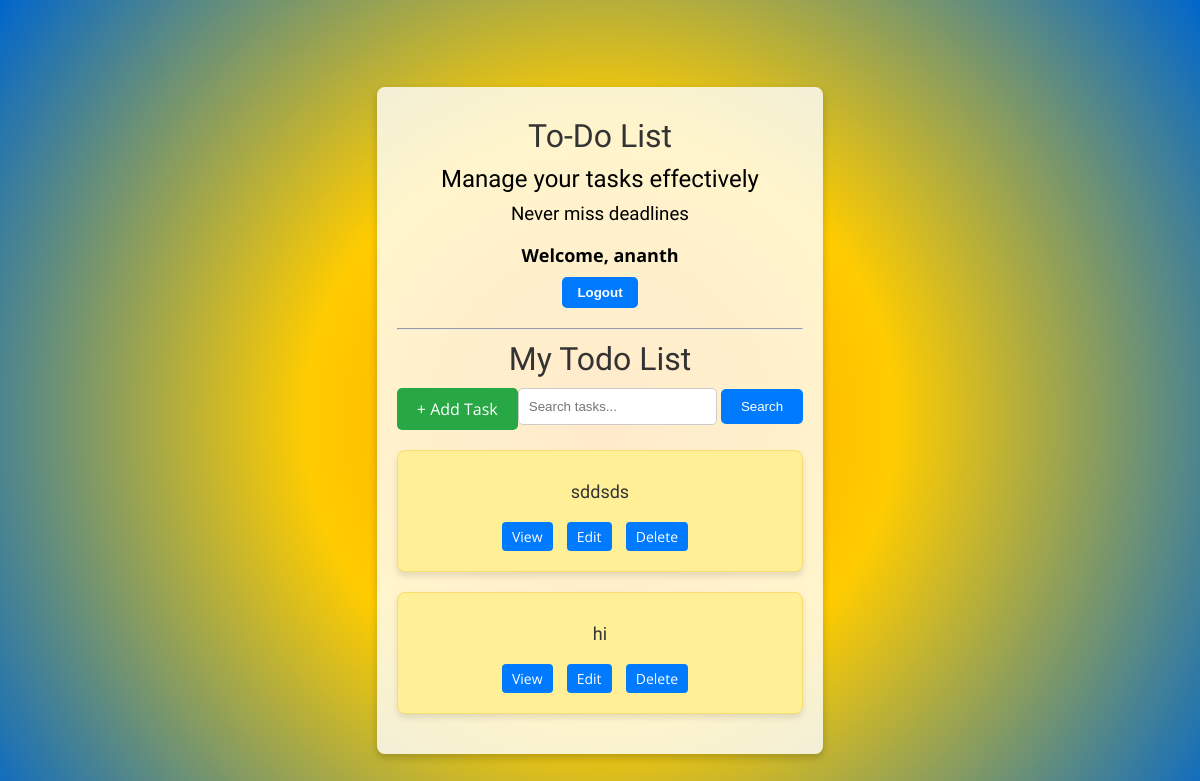
Before: / (signed in) with the older database file.
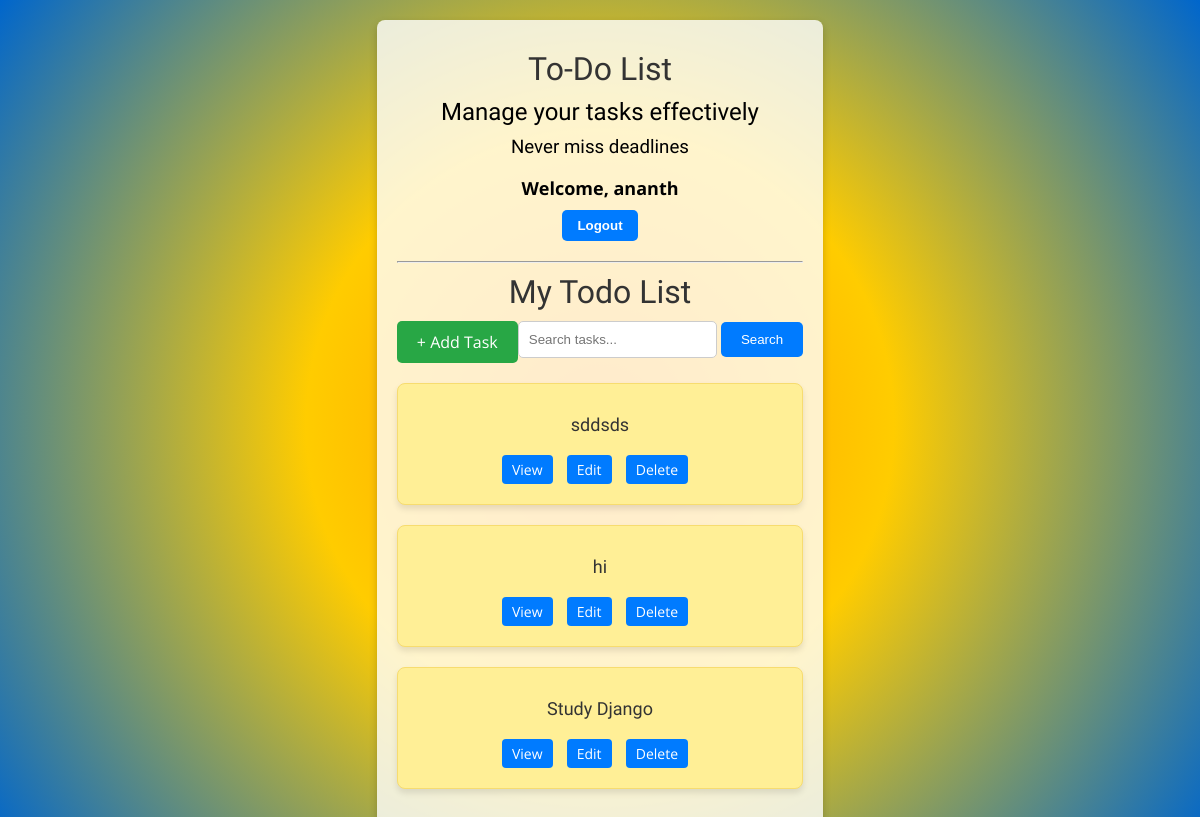
After: the same page with the newer database file.
### base/models.py (models this page shows, shortened)
class Task(models.Model):
    user = models.ForeignKey(User, on_delete=models.SET_NULL, null=True, blank=True)
    title = models.CharField(max_length=200, null=True, blank=True)
    description = models.TextField(null=True, blank=True)
    complete = models.BooleanField(default=False)
    created = models.DateTimeField(auto_now_add=True)
    complex = models.BooleanField(default=False)
    class Meta:
        ordering = ['complete']

### base/views.py (the view)
# urls.py: path('', TaskList.as_view(), name='task-list'),
class TaskList(LoginRequiredMixin, ListView):
    model = Task
    context_object_name = 'tasks'
    def get_context_data(self, **kwargs):
        context = super().get_context_data(**kwargs)
        context['tasks'] = context['tasks'].filter(user=self.request.user)
        context['task_count'] = context['tasks'].filter(complex=False).count()
        search_input = self.request.GET.get('search-area') or ''
        if search_input:
            context['tasks'] = context['tasks'].filter(
                title__icontains=search_input  # Corrected the lookup
            )
        return context

### base/templates/base/task_list.html (shortened to what this page needs)
{% extends 'base/main.html' %}
{% block content %}
<div class="user-info">
    {% if request.user.is_authenticated %}
        <p>Welcome, {{ request.user }}</p>
        <form action="{% url 'logout' %}" method="POST">
            <button type="submit">Logout</button>
        </form>
    {% else %}
        <a href="{% url 'login' %}">Login</a>
    {% endif %}
</div>
<hr>
<h1>My Todo List</h1>
<div class="actions">
    <a href="{% url 'task-create' %}" class="add-task-btn">+ Add Task</a>
    <form method="GET" class="search-form">
        <input type="text" name="search-area" placeholder="Search tasks...">
        <button type="submit">Search</button>
    </form>
</div>
{% for task in tasks %}
    <div class="task-box">
        <h2>{{ task.title }}</h2>
        <div class="task-actions">
            <a href="{% url 'task-detail' task.id %}">View</a>
            <a href="{% url 'task-update' task.id %}">Edit</a>
            <a href="{% url 'task-delete' task.id %}">Delete</a>
        </div>
    </div>
{% empty %}
    <h3>No items in the list</h3>
{% endfor %}
{% endblock content %}

Changed rows visible on the page:
added Task: title "Study Django"
